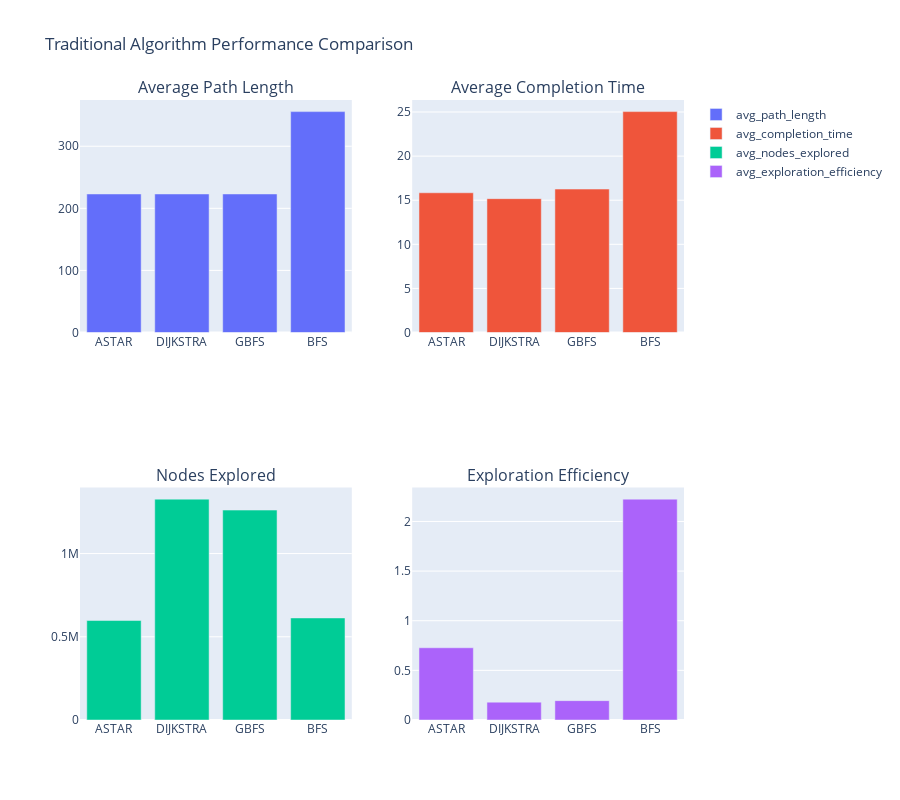
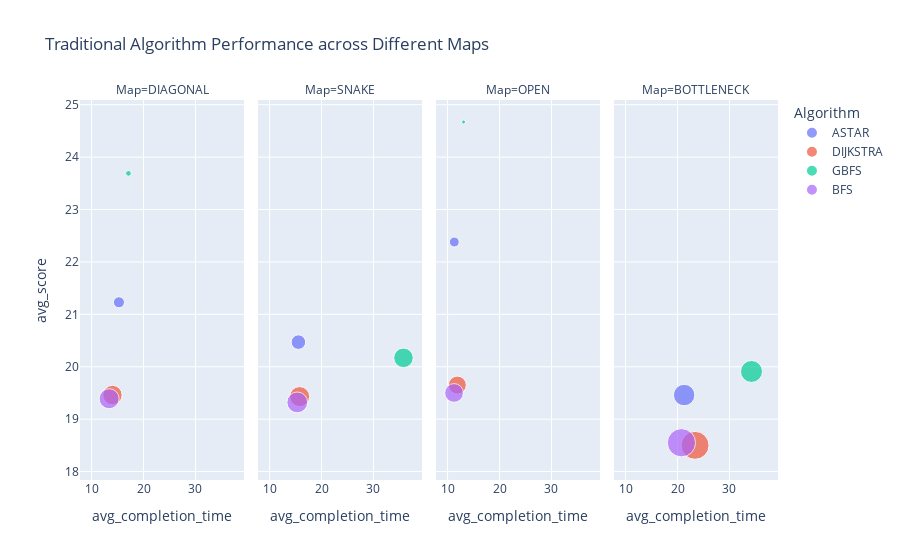
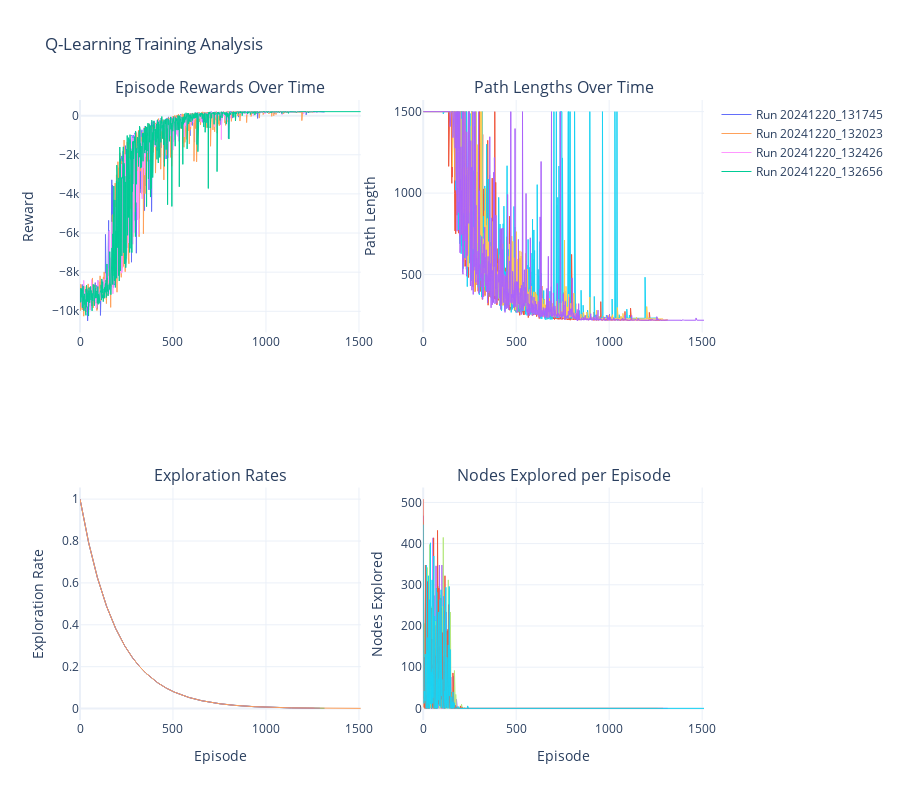
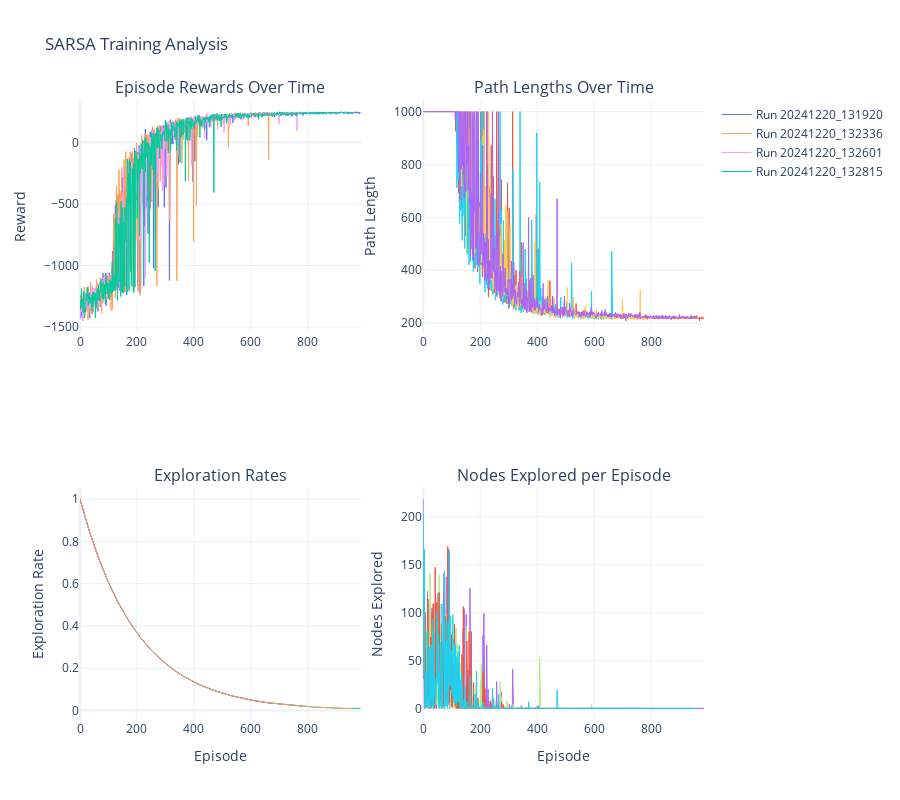

The cell these charts' notebook holds for them, in order:
### Markdown cell above
###################  
# Main Analysis  
###################

### Code cell
# Run traditional algorithm analysis
trad_metrics = analyze_traditional_algorithms(trad_data)

# Run RL training analysis
ql_stats = analyze_rl_training(ql_training_data, "Q-Learning")
sarsa_stats = analyze_rl_training(sarsa_training_data, "SARSA")

# Run RL performance analysis
rl_metrics = analyze_rl_performance(rl_data)

# Compare all algorithms
normalized_metrics = compare_all_algorithms(trad_metrics, rl_metrics)

# Generate final summary
summary = generate_summary(normalized_metrics, ql_stats, sarsa_stats)

### Figure 1 — Plotly figure (JSON) as saved in the notebook; plotly's stock layout.template omitted (floating-point values rounded to 4 significant figures)
{"data": [{"name": "avg_path_length", "type": "bar", "x": ["ASTAR", "DIJKSTRA", "GBFS", "BFS"], "xaxis": "x", "y": [223.1, 223.1, 223.1, 355.8], "yaxis": "y"}, {"name": "avg_completion_time", "type": "bar", "x": ["ASTAR", "DIJKSTRA", "GBFS", "BFS"], "xaxis": "x2", "y": [15.84, 15.18, 16.26, 25.05], "yaxis": "y2"}, {"name": "avg_nodes_explored", "type": "bar", "x": ["ASTAR", "DIJKSTRA", "GBFS", "BFS"], "xaxis": "x3", "y": [597600.0, 1327033, 1261000.0, 613100.0], "yaxis": "y3"}, {"name": "avg_exploration_efficiency", "type": "bar", "x": ["ASTAR", "DIJKSTRA", "GBFS", "BFS"], "xaxis": "x4", "y": [0.7275, 0.18, 0.195, 2.225], "yaxis": "y4"}], "layout": {"annotations": [{"font": {"size": 16}, "showarrow": false, "text": "Average Path Length", "x": 0.225, "xanchor": "center", "xref": "paper", "y": 1, "yanchor": "bottom", "yref": "paper"}, {"font": {"size": 16}, "showarrow": false, "text": "Average Completion Time", "x": 0.775, "xanchor": "center", "xref": "paper", "y": 1, "yanchor": "bottom", "yref": "paper"}, {"font": {"size": 16}, "showarrow": false, "text": "Nodes Explored", "x": 0.225, "xanchor": "center", "xref": "paper", "y": 0.375, "yanchor": "bottom", "yref": "paper"}, {"font": {"size": 16}, "showarrow": false, "text": "Exploration Efficiency", "x": 0.775, "xanchor": "center", "xref": "paper", "y": 0.375, "yanchor": "bottom", "yref": "paper"}], "height": 800, "title": {"text": "Traditional Algorithm Performance Comparison"}, "xaxis": {"anchor": "y", "domain": [0, 0.45]}, "xaxis2": {"anchor": "y2", "domain": [0.55, 1]}, "xaxis3": {"anchor": "y3", "domain": [0, 0.45]}, "xaxis4": {"anchor": "y4", "domain": [0.55, 1]}, "yaxis": {"anchor": "x", "domain": [0.625, 1]}, "yaxis2": {"anchor": "x2", "domain": [0.625, 1]}, "yaxis3": {"anchor": "x3", "domain": [0, 0.375]}, "yaxis4": {"anchor": "x4", "domain": [0, 0.375]}}}

### Figure 2 — Plotly figure (JSON) as saved in the notebook; plotly's stock layout.template omitted (floating-point values rounded to 4 significant figures)
{"data": [{"customdata": [[0.63]], "hovertemplate": "Algorithm=ASTAR<br>Map=DIAGONAL<br>avg_completion_time=%{x}<br>avg_score=%{y}<br>avg_nodes_explored=%{marker.size}<br>avg_exploration_efficiency=%{customdata[0]}<extra></extra>", "legendgroup": "ASTAR", "marker": {"color": "#636efa", "size": [329098], "sizemode": "area", "sizeref": 5352.0, "symbol": "circle"}, "mode": "markers", "name": "ASTAR", "orientation": "v", "showlegend": true, "type": "scatter", "x": [15.26], "xaxis": "x", "y": [21.23], "yaxis": "y"}, {"customdata": [[0.4]], "hovertemplate": "Algorithm=ASTAR<br>Map=SNAKE<br>avg_completion_time=%{x}<br>avg_score=%{y}<br>avg_nodes_explored=%{marker.size}<br>avg_exploration_efficiency=%{customdata[0]}<extra></extra>", "legendgroup": "ASTAR", "marker": {"color": "#636efa", "size": [566937], "sizemode": "area", "sizeref": 5352.0, "symbol": "circle"}, "mode": "markers", "name": "ASTAR", "orientation": "v", "showlegend": false, "type": "scatter", "x": [15.55], "xaxis": "x2", "y": [20.47], "yaxis": "y2"}, {"customdata": [[1.64]], "hovertemplate": "Algorithm=ASTAR<br>Map=OPEN<br>avg_completion_time=%{x}<br>avg_score=%{y}<br>avg_nodes_explored=%{marker.size}<br>avg_exploration_efficiency=%{customdata[0]}<extra></extra>", "legendgroup": "ASTAR", "marker": {"color": "#636efa", "size": [262026], "sizemode": "area", "sizeref": 5352.0, "symbol": "circle"}, "mode": "markers", "name": "ASTAR", "orientation": "v", "showlegend": false, "type": "scatter", "x": [11.29], "xaxis": "x3", "y": [22.38], "yaxis": "y3"}, {"customdata": [[0.24]], "hovertemplate": "Algorithm=ASTAR<br>Map=BOTTLENECK<br>avg_completion_time=%{x}<br>avg_score=%{y}<br>avg_nodes_explored=%{marker.size}<br>avg_exploration_efficiency=%{customdata[0]}<extra></extra>", "legendgroup": "ASTAR", "marker": {"color": "#636efa", "size": [1232314], "sizemode": "area", "sizeref": 5352.0, "symbol": "circle"}, "mode": "markers", "name": "ASTAR", "orientation": "v", "showlegend": false, "type": "scatter", "x": [21.28], "xaxis": "x4", "y": [19.46], "yaxis": "y4"}, {"customdata": [[0.21]], "hovertemplate": "Algorithm=DIJKSTRA<br>Map=DIAGONAL<br>avg_completion_time=%{x}<br>avg_score=%{y}<br>avg_nodes_explored=%{marker.size}<br>avg_exploration_efficiency=%{customdata[0]}<extra></extra>", "legendgroup": "DIJKSTRA", "marker": {"color": "#EF553B", "size": [1009097], "sizemode": "area", "sizeref": 5352.0, "symbol": "circle"}, "mode": "markers", "name": "DIJKSTRA", "orientation": "v", "showlegend": true, "type": "scatter", "x": [14.02], "xaxis": "x", "y": [19.46], "yaxis": "y"}, {"customdata": [[0.21]], "hovertemplate": "Algorithm=DIJKSTRA<br>Map=SNAKE<br>avg_completion_time=%{x}<br>avg_score=%{y}<br>avg_nodes_explored=%{marker.size}<br>avg_exploration_efficiency=%{customdata[0]}<extra></extra>", "legendgroup": "DIJKSTRA", "marker": {"color": "#EF553B", "size": [1071829], "sizemode": "area", "sizeref": 5352.0, "symbol": "circle"}, "mode": "markers", "name": "DIJKSTRA", "orientation": "v", "showlegend": false, "type": "scatter", "x": [15.79], "xaxis": "x2", "y": [19.43], "yaxis": "y2"}, {"customdata": [[0.22]], "hovertemplate": "Algorithm=DIJKSTRA<br>Map=OPEN<br>avg_completion_time=%{x}<br>avg_score=%{y}<br>avg_nodes_explored=%{marker.size}<br>avg_exploration_efficiency=%{customdata[0]}<extra></extra>", "legendgroup": "DIJKSTRA", "marker": {"color": "#EF553B", "size": [869688], "sizemode": "area", "sizeref": 5352.0, "symbol": "circle"}, "mode": "markers", "name": "DIJKSTRA", "orientation": "v", "showlegend": false, "type": "scatter", "x": [11.88], "xaxis": "x3", "y": [19.65], "yaxis": "y3"}, {"customdata": [[0.14]], "hovertemplate": "Algorithm=DIJKSTRA<br>Map=BOTTLENECK<br>avg_completion_time=%{x}<br>avg_score=%{y}<br>avg_nodes_explored=%{marker.size}<br>avg_exploration_efficiency=%{customdata[0]}<extra></extra>", "legendgroup": "DIJKSTRA", "marker": {"color": "#EF553B", "size": [2093920], "sizemode": "area", "sizeref": 5352.0, "symbol": "circle"}, "mode": "markers", "name": "DIJKSTRA", "orientation": "v", "showlegend": false, "type": "scatter", "x": [23.38], "xaxis": "x4", "y": [18.5], "yaxis": "y4"}, {"customdata": [[3.02]], "hovertemplate": "Algorithm=GBFS<br>Map=DIAGONAL<br>avg_completion_time=%{x}<br>avg_score=%{y}<br>avg_nodes_explored=%{marker.size}<br>avg_exploration_efficiency=%{customdata[0]}<extra></extra>", "legendgroup": "GBFS", "marker": {"color": "#00cc96", "size": [86902], "sizemode": "area", "sizeref": 5352.0, "symbol": "circle"}, "mode": "markers", "name": "GBFS", "orientation": "v", "showlegend": true, "type": "scatter", "x": [17.09], "xaxis": "x", "y": [23.69], "yaxis": "y"}, {"customdata": [[0.47]], "hovertemplate": "Algorithm=GBFS<br>Map=SNAKE<br>avg_completion_time=%{x}<br>avg_score=%{y}<br>avg_nodes_explored=%{marker.size}<br>avg_exploration_efficiency=%{customdata[0]}<extra></extra>", "legendgroup": "GBFS", "marker": {"color": "#00cc96", "size": [1028246], "sizemode": "area", "sizeref": 5352.0, "symbol": "circle"}, "mode": "markers", "name": "GBFS", "orientation": "v", "showlegend": false, "type": "scatter", "x": [35.78], "xaxis": "x2", "y": [20.17], "yaxis": "y2"}, {"customdata": [[5.02]], "hovertemplate": "Algorithm=GBFS<br>Map=OPEN<br>avg_completion_time=%{x}<br>avg_score=%{y}<br>avg_nodes_explored=%{marker.size}<br>avg_exploration_efficiency=%{customdata[0]}<extra></extra>", "legendgroup": "GBFS", "marker": {"color": "#00cc96", "size": [45439], "sizemode": "area", "sizeref": 5352.0, "symbol": "circle"}, "mode": "markers", "name": "GBFS", "orientation": "v", "showlegend": false, "type": "scatter", "x": [13.07], "xaxis": "x3", "y": [24.67], "yaxis": "y3"}, {"customdata": [[0.39]], "hovertemplate": "Algorithm=GBFS<br>Map=BOTTLENECK<br>avg_completion_time=%{x}<br>avg_score=%{y}<br>avg_nodes_explored=%{marker.size}<br>avg_exploration_efficiency=%{customdata[0]}<extra></extra>", "legendgroup": "GBFS", "marker": {"color": "#00cc96", "size": [1291895], "sizemode": "area", "sizeref": 5352.0, "symbol": "circle"}, "mode": "markers", "name": "GBFS", "orientation": "v", "showlegend": false, "type": "scatter", "x": [34.24], "xaxis": "x4", "y": [19.91], "yaxis": "y4"}, {"customdata": [[0.19]], "hovertemplate": "Algorithm=BFS<br>Map=DIAGONAL<br>avg_completion_time=%{x}<br>avg_score=%{y}<br>avg_nodes_explored=%{marker.size}<br>avg_exploration_efficiency=%{customdata[0]}<extra></extra>", "legendgroup": "BFS", "marker": {"color": "#ab63fa", "size": [1074439], "sizemode": "area", "sizeref": 5352.0, "symbol": "circle"}, "mode": "markers", "name": "BFS", "orientation": "v", "showlegend": true, "type": "scatter", "x": [13.38], "xaxis": "x", "y": [19.39], "yaxis": "y"}, {"customdata": [[0.2]], "hovertemplate": "Algorithm=BFS<br>Map=SNAKE<br>avg_completion_time=%{x}<br>avg_score=%{y}<br>avg_nodes_explored=%{marker.size}<br>avg_exploration_efficiency=%{customdata[0]}<extra></extra>", "legendgroup": "BFS", "marker": {"color": "#ab63fa", "size": [1155226], "sizemode": "area", "sizeref": 5352.0, "symbol": "circle"}, "mode": "markers", "name": "BFS", "orientation": "v", "showlegend": false, "type": "scatter", "x": [15.33], "xaxis": "x2", "y": [19.32], "yaxis": "y2"}, {"customdata": [[0.19]], "hovertemplate": "Algorithm=BFS<br>Map=OPEN<br>avg_completion_time=%{x}<br>avg_score=%{y}<br>avg_nodes_explored=%{marker.size}<br>avg_exploration_efficiency=%{customdata[0]}<extra></extra>", "legendgroup": "BFS", "marker": {"color": "#ab63fa", "size": [937615], "sizemode": "area", "sizeref": 5352.0, "symbol": "circle"}, "mode": "markers", "name": "BFS", "orientation": "v", "showlegend": false, "type": "scatter", "x": [11.25], "xaxis": "x3", "y": [19.5], "yaxis": "y3"}, {"customdata": [[0.14]], "hovertemplate": "Algorithm=BFS<br>Map=BOTTLENECK<br>avg_completion_time=%{x}<br>avg_score=%{y}<br>avg_nodes_explored=%{marker.size}<br>avg_exploration_efficiency=%{customdata[0]}<extra></extra>", "legendgroup": "BFS", "marker": {"color": "#ab63fa", "size": [2140852], "sizemode": "area", "sizeref": 5352.0, "symbol": "circle"}, "mode": "markers", "name": "BFS", "orientation": "v", "showlegend": false, "type": "scatter", "x": [20.76], "xaxis": "x4", "y": [18.55], "yaxis": "y4"}], "layout": {"annotations": [{"font": {}, "showarrow": false, "text": "Map=DIAGONAL", "x": 0.1175, "xanchor": "center", "xref": "paper", "y": 1, "yanchor": "bottom", "yref": "paper"}, {"font": {}, "showarrow": false, "text": "Map=SNAKE", "x": 0.3725, "xanchor": "center", "xref": "paper", "y": 1, "yanchor": "bottom", "yref": "paper"}, {"font": {}, "showarrow": false, "text": "Map=OPEN", "x": 0.6275, "xanchor": "center", "xref": "paper", "y": 1, "yanchor": "bottom", "yref": "paper"}, {"font": {}, "showarrow": false, "text": "Map=BOTTLENECK", "x": 0.8825, "xanchor": "center", "xref": "paper", "y": 1, "yanchor": "bottom", "yref": "paper"}], "legend": {"itemsizing": "constant", "title": {"text": "Algorithm"}, "tracegroupgap": 0}, "title": {"text": "Traditional Algorithm Performance across Different Maps"}, "xaxis": {"anchor": "y", "domain": [0, 0.235], "title": {"text": "avg_completion_time"}}, "xaxis2": {"anchor": "y2", "domain": [0.255, 0.49], "matches": "x", "title": {"text": "avg_completion_time"}}, "xaxis3": {"anchor": "y3", "domain": [0.51, 0.745], "matches": "x", "title": {"text": "avg_completion_time"}}, "xaxis4": {"anchor": "y4", "domain": [0.765, 1.0], "matches": "x", "title": {"text": "avg_completion_time"}}, "yaxis": {"anchor": "x", "domain": [0, 1], "title": {"text": "avg_score"}}, "yaxis2": {"anchor": "x2", "domain": [0, 1], "matches": "y", "showticklabels": false}, "yaxis3": {"anchor": "x3", "domain": [0, 1], "matches": "y", "showticklabels": false}, "yaxis4": {"anchor": "x4", "domain": [0, 1], "matches": "y", "showticklabels": false}}}

### Figure 3 — Plotly figure (JSON) as saved in the notebook; plotly's stock layout.template omitted (floating-point values rounded to 4 significant figures; data arrays with more than 128 entries replaced by an {"elided": "..."} marker saying what was removed)
{"data": [{"line": {"width": 1}, "mode": "lines", "name": "Run 20241220_131745", "showlegend": true, "type": "scatter", "xaxis": "x", "y": {"elided": "1316 float values"}, "yaxis": "y"}, {"line": {"width": 1}, "mode": "lines", "name": "Run 20241220_131745", "showlegend": false, "type": "scatter", "xaxis": "x2", "y": {"elided": "1316 int values"}, "yaxis": "y2"}, {"line": {"width": 1}, "mode": "lines", "name": "Run 20241220_131745", "showlegend": false, "type": "scatter", "xaxis": "x3", "y": {"elided": "1316 float values"}, "yaxis": "y3"}, {"line": {"width": 1}, "mode": "lines", "name": "Run 20241220_131745", "showlegend": false, "type": "scatter", "xaxis": "x4", "y": {"elided": "1316 int values"}, "yaxis": "y4"}, {"line": {"width": 1}, "mode": "lines", "name": "Run 20241220_132023", "showlegend": true, "type": "scatter", "xaxis": "x", "y": {"elided": "1262 float values"}, "yaxis": "y"}, {"line": {"width": 1}, "mode": "lines", "name": "Run 20241220_132023", "showlegend": false, "type": "scatter", "xaxis": "x2", "y": {"elided": "1262 int values"}, "yaxis": "y2"}, {"line": {"width": 1}, "mode": "lines", "name": "Run 20241220_132023", "showlegend": false, "type": "scatter", "xaxis": "x3", "y": {"elided": "1262 float values"}, "yaxis": "y3"}, {"line": {"width": 1}, "mode": "lines", "name": "Run 20241220_132023", "showlegend": false, "type": "scatter", "xaxis": "x4", "y": {"elided": "1262 int values"}, "yaxis": "y4"}, {"line": {"width": 1}, "mode": "lines", "name": "Run 20241220_132426", "showlegend": true, "type": "scatter", "xaxis": "x", "y": {"elided": "1291 float values"}, "yaxis": "y"}, {"line": {"width": 1}, "mode": "lines", "name": "Run 20241220_132426", "showlegend": false, "type": "scatter", "xaxis": "x2", "y": {"elided": "1291 int values"}, "yaxis": "y2"}, {"line": {"width": 1}, "mode": "lines", "name": "Run 20241220_132426", "showlegend": false, "type": "scatter", "xaxis": "x3", "y": {"elided": "1291 float values"}, "yaxis": "y3"}, {"line": {"width": 1}, "mode": "lines", "name": "Run 20241220_132426", "showlegend": false, "type": "scatter", "xaxis": "x4", "y": {"elided": "1291 int values"}, "yaxis": "y4"}, {"line": {"width": 1}, "mode": "lines", "name": "Run 20241220_132656", "showlegend": true, "type": "scatter", "xaxis": "x", "y": {"elided": "1511 float values"}, "yaxis": "y"}, {"line": {"width": 1}, "mode": "lines", "name": "Run 20241220_132656", "showlegend": false, "type": "scatter", "xaxis": "x2", "y": {"elided": "1511 int values"}, "yaxis": "y2"}, {"line": {"width": 1}, "mode": "lines", "name": "Run 20241220_132656", "showlegend": false, "type": "scatter", "xaxis": "x3", "y": {"elided": "1511 float values"}, "yaxis": "y3"}, {"line": {"width": 1}, "mode": "lines", "name": "Run 20241220_132656", "showlegend": false, "type": "scatter", "xaxis": "x4", "y": {"elided": "1511 int values"}, "yaxis": "y4"}], "layout": {"annotations": [{"font": {"size": 16}, "showarrow": false, "text": "Episode Rewards Over Time", "x": 0.225, "xanchor": "center", "xref": "paper", "y": 1, "yanchor": "bottom", "yref": "paper"}, {"font": {"size": 16}, "showarrow": false, "text": "Path Lengths Over Time", "x": 0.775, "xanchor": "center", "xref": "paper", "y": 1, "yanchor": "bottom", "yref": "paper"}, {"font": {"size": 16}, "showarrow": false, "text": "Exploration Rates", "x": 0.225, "xanchor": "center", "xref": "paper", "y": 0.375, "yanchor": "bottom", "yref": "paper"}, {"font": {"size": 16}, "showarrow": false, "text": "Nodes Explored per Episode", "x": 0.775, "xanchor": "center", "xref": "paper", "y": 0.375, "yanchor": "bottom", "yref": "paper"}], "height": 800, "title": {"text": "Q-Learning Training Analysis"}, "xaxis": {"anchor": "y", "domain": [0, 0.45]}, "xaxis2": {"anchor": "y2", "domain": [0.55, 1]}, "xaxis3": {"anchor": "y3", "domain": [0, 0.45], "title": {"text": "Episode"}}, "xaxis4": {"anchor": "y4", "domain": [0.55, 1], "title": {"text": "Episode"}}, "yaxis": {"anchor": "x", "domain": [0.625, 1], "title": {"text": "Reward"}}, "yaxis2": {"anchor": "x2", "domain": [0.625, 1], "title": {"text": "Path Length"}}, "yaxis3": {"anchor": "x3", "domain": [0, 0.375], "title": {"text": "Exploration Rate"}}, "yaxis4": {"anchor": "x4", "domain": [0, 0.375], "title": {"text": "Nodes Explored"}}}}

### Figure 4 — Plotly figure (JSON) as saved in the notebook; plotly's stock layout.template omitted (floating-point values rounded to 4 significant figures; data arrays with more than 128 entries replaced by an {"elided": "..."} marker saying what was removed)
{"data": [{"line": {"width": 1}, "mode": "lines", "name": "Run 20241220_131920", "showlegend": true, "type": "scatter", "xaxis": "x", "y": {"elided": "987 float values"}, "yaxis": "y"}, {"line": {"width": 1}, "mode": "lines", "name": "Run 20241220_131920", "showlegend": false, "type": "scatter", "xaxis": "x2", "y": {"elided": "987 int values"}, "yaxis": "y2"}, {"line": {"width": 1}, "mode": "lines", "name": "Run 20241220_131920", "showlegend": false, "type": "scatter", "xaxis": "x3", "y": {"elided": "987 float values"}, "yaxis": "y3"}, {"line": {"width": 1}, "mode": "lines", "name": "Run 20241220_131920", "showlegend": false, "type": "scatter", "xaxis": "x4", "y": {"elided": "987 int values"}, "yaxis": "y4"}, {"line": {"width": 1}, "mode": "lines", "name": "Run 20241220_132336", "showlegend": true, "type": "scatter", "xaxis": "x", "y": {"elided": "682 float values"}, "yaxis": "y"}, {"line": {"width": 1}, "mode": "lines", "name": "Run 20241220_132336", "showlegend": false, "type": "scatter", "xaxis": "x2", "y": {"elided": "682 int values"}, "yaxis": "y2"}, {"line": {"width": 1}, "mode": "lines", "name": "Run 20241220_132336", "showlegend": false, "type": "scatter", "xaxis": "x3", "y": {"elided": "682 float values"}, "yaxis": "y3"}, {"line": {"width": 1}, "mode": "lines", "name": "Run 20241220_132336", "showlegend": false, "type": "scatter", "xaxis": "x4", "y": {"elided": "682 int values"}, "yaxis": "y4"}, {"line": {"width": 1}, "mode": "lines", "name": "Run 20241220_132601", "showlegend": true, "type": "scatter", "xaxis": "x", "y": {"elided": "781 float values"}, "yaxis": "y"}, {"line": {"width": 1}, "mode": "lines", "name": "Run 20241220_132601", "showlegend": false, "type": "scatter", "xaxis": "x2", "y": {"elided": "781 int values"}, "yaxis": "y2"}, {"line": {"width": 1}, "mode": "lines", "name": "Run 20241220_132601", "showlegend": false, "type": "scatter", "xaxis": "x3", "y": {"elided": "781 float values"}, "yaxis": "y3"}, {"line": {"width": 1}, "mode": "lines", "name": "Run 20241220_132601", "showlegend": false, "type": "scatter", "xaxis": "x4", "y": {"elided": "781 int values"}, "yaxis": "y4"}, {"line": {"width": 1}, "mode": "lines", "name": "Run 20241220_132815", "showlegend": true, "type": "scatter", "xaxis": "x", "y": {"elided": "960 float values"}, "yaxis": "y"}, {"line": {"width": 1}, "mode": "lines", "name": "Run 20241220_132815", "showlegend": false, "type": "scatter", "xaxis": "x2", "y": {"elided": "960 int values"}, "yaxis": "y2"}, {"line": {"width": 1}, "mode": "lines", "name": "Run 20241220_132815", "showlegend": false, "type": "scatter", "xaxis": "x3", "y": {"elided": "960 float values"}, "yaxis": "y3"}, {"line": {"width": 1}, "mode": "lines", "name": "Run 20241220_132815", "showlegend": false, "type": "scatter", "xaxis": "x4", "y": {"elided": "960 int values"}, "yaxis": "y4"}], "layout": {"annotations": [{"font": {"size": 16}, "showarrow": false, "text": "Episode Rewards Over Time", "x": 0.225, "xanchor": "center", "xref": "paper", "y": 1, "yanchor": "bottom", "yref": "paper"}, {"font": {"size": 16}, "showarrow": false, "text": "Path Lengths Over Time", "x": 0.775, "xanchor": "center", "xref": "paper", "y": 1, "yanchor": "bottom", "yref": "paper"}, {"font": {"size": 16}, "showarrow": false, "text": "Exploration Rates", "x": 0.225, "xanchor": "center", "xref": "paper", "y": 0.375, "yanchor": "bottom", "yref": "paper"}, {"font": {"size": 16}, "showarrow": false, "text": "Nodes Explored per Episode", "x": 0.775, "xanchor": "center", "xref": "paper", "y": 0.375, "yanchor": "bottom", "yref": "paper"}], "height": 800, "title": {"text": "SARSA Training Analysis"}, "xaxis": {"anchor": "y", "domain": [0, 0.45]}, "xaxis2": {"anchor": "y2", "domain": [0.55, 1]}, "xaxis3": {"anchor": "y3", "domain": [0, 0.45], "title": {"text": "Episode"}}, "xaxis4": {"anchor": "y4", "domain": [0.55, 1], "title": {"text": "Episode"}}, "yaxis": {"anchor": "x", "domain": [0.625, 1], "title": {"text": "Reward"}}, "yaxis2": {"anchor": "x2", "domain": [0.625, 1], "title": {"text": "Path Length"}}, "yaxis3": {"anchor": "x3", "domain": [0, 0.375], "title": {"text": "Exploration Rate"}}, "yaxis4": {"anchor": "x4", "domain": [0, 0.375], "title": {"text": "Nodes Explored"}}}}
